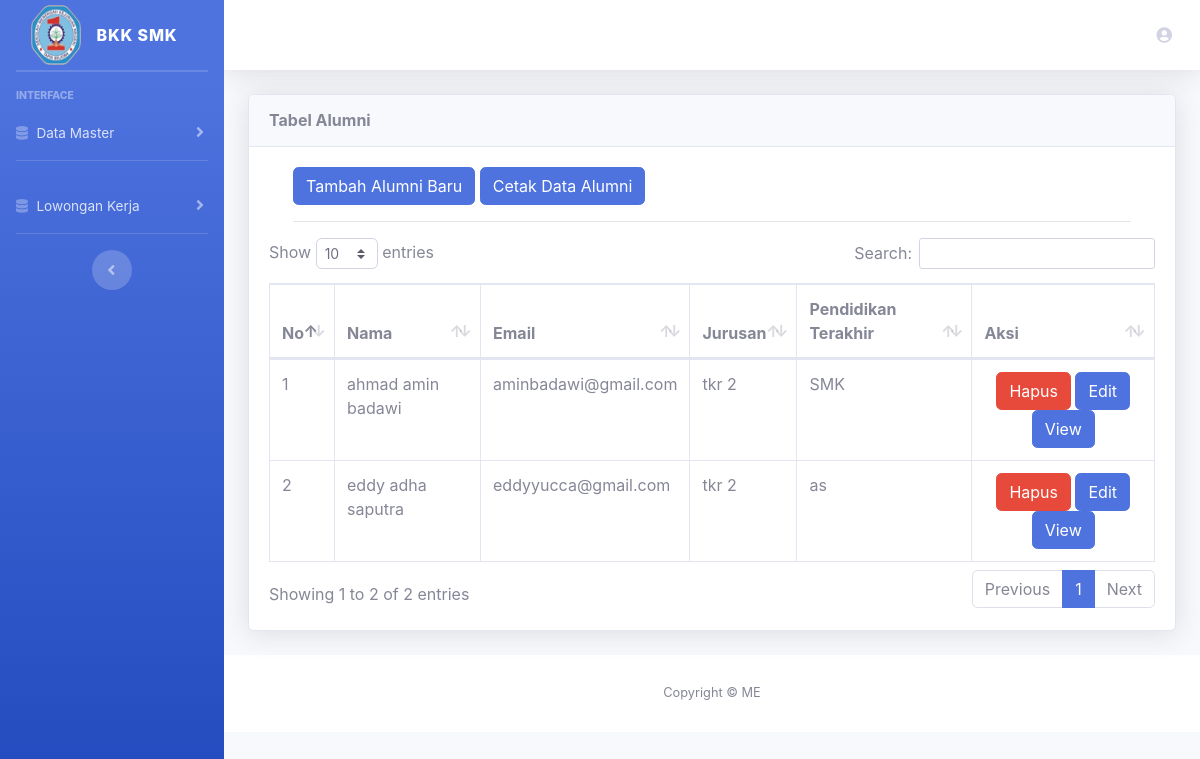
Screenshot of /index.php/admin/alumni with the database file from the repository.
### tables this page shows
CREATE TABLE `alumni` (
  `id_alumni` int(11) NOT NULL,
  `nama_alumni` varchar(255) NOT NULL,
  `jurusan_smk` varchar(20) NOT NULL,
  `pendidikan_t` varchar(255) NOT NULL,
  `tgl_lahir` varchar(50) NOT NULL,
  `alamat` varchar(255) NOT NULL,
  `telpon` varchar(20) NOT NULL,
  `agama` varchar(30) NOT NULL,
  `foto_profil` text NOT NULL,
  `email` varchar(255) NOT NULL
);

CREATE TABLE `jurusan` (
  `id_jurusan` int(11) NOT NULL,
  `nama_jurusan` varchar(100) NOT NULL
);

### application/controllers/Admin.php (called while the page is built, shortened)
<?php
class Admin extends CI_Controller
{
    public function __construct()
    {
        $this->load->library('form_validation');
        $this->load->model('lowongan_m');
        $this->load->model('jurusan_m');
        $this->load->model('alumni_m');
    }
    public function alumni()
    {
        $data['judul'] = 'Data alumni';
        $data['nama'] = $this->session->userdata('nama_alumni');
        $data['data'] = $this->alumni_m->get_all_alumni();
        $this->load->view('template/header', $data);
        $this->load->view('admin/alumni/data_alumni', $data);
        $this->load->view('template/footer');
    }
}

### index.php (called while the page is built, shortened)
<?php
require_once BASEPATH.'core/CodeIgniter.php';

### application/models/Alumni_m.php (called while the page is built, shortened)
<?php
class Alumni_m extends CI_Model
{
    public function get_all_alumni()
    {
        $this->db->join('akun', 'akun.telpon = alumni.telpon');
        $this->db->join('jurusan', 'jurusan.id_jurusan = alumni.jurusan_smk');
        $this->db->order_by('id_alumni', 'DESC');
        return $this->db->get('alumni')->result();
    }
}

### application/views/admin/alumni/data_alumni.php (the view)
<div class="container-fluid">
    <div class="card shadow mb-4">
        <div class="card-header py-3">
            <h6 class="m-0 font-weight-bold ">Tabel Alumni</h6>
        </div>
        <div class="card-body">
            <div class="table-responsive">
                <div class="container">
                    <a href="<?= base_url('admin/tambah_alumni_baru') ?>" class="btn btn-primary">Tambah Alumni Baru</a>
                    <a href="<?= base_url('admin/cetak_alumni') ?>" class="btn btn-primary">Cetak Data Alumni</a>
                    <hr>
                </div>
                <table class="table table-bordered" id="dataTable" width="100%" cellspacing="0">
                    <thead>
                        <tr>
                            <th>No</th>
                            <th>Nama</th>
                            <th>Email</th>
                            <th>Jurusan</th>
                            <th>Pendidikan Terakhir</th>
                            <th>Aksi</th>
                        </tr>
                    </thead>
                    <tbody>
                        <?php
                        $nomor = 1;
                        foreach ($data as $x) { ?>
                            <tr>
                                <td><?= $nomor++; ?></td>
                                <td><?= $x->nama_alumni; ?></td>
                                <td><?= $x->email; ?></td>
                                <td><?= $x->nama_jurusan; ?></td>
                                <td><?= $x->pendidikan_t; ?></td>
                                <td align="center">
                                    <a href="<?= base_url('admin/delete_alumni/') . $x->telpon; ?>" onclick="return confirm('Yakin Hapus?')" class="btn btn-danger">Hapus</a>
                                    <a href="<?= base_url('admin/update_pegawai/') . $x->id_alumni; ?>" class="btn btn-primary">Edit</a>
                                    <a href="<?= base_url('admin/view_pegawai/') . $x->id_alumni; ?>" class="btn btn-primary">View</a>
                                </td>
                            </tr>
                        <?php } ?>
                    </tbody>
                </table>
            </div>
        </div>
    </div>
</div>

### rows the page displays
alumni: nama_alumni "ahmad amin badawi", email "aminbadawi@gmail.com", jurusan.nama_jurusan "tkr 2", pendidikan_t "SMK"
alumni: nama_alumni "eddy adha saputra", email "eddyyucca@gmail.com", jurusan.nama_jurusan "tkr 2", pendidikan_t "as"
